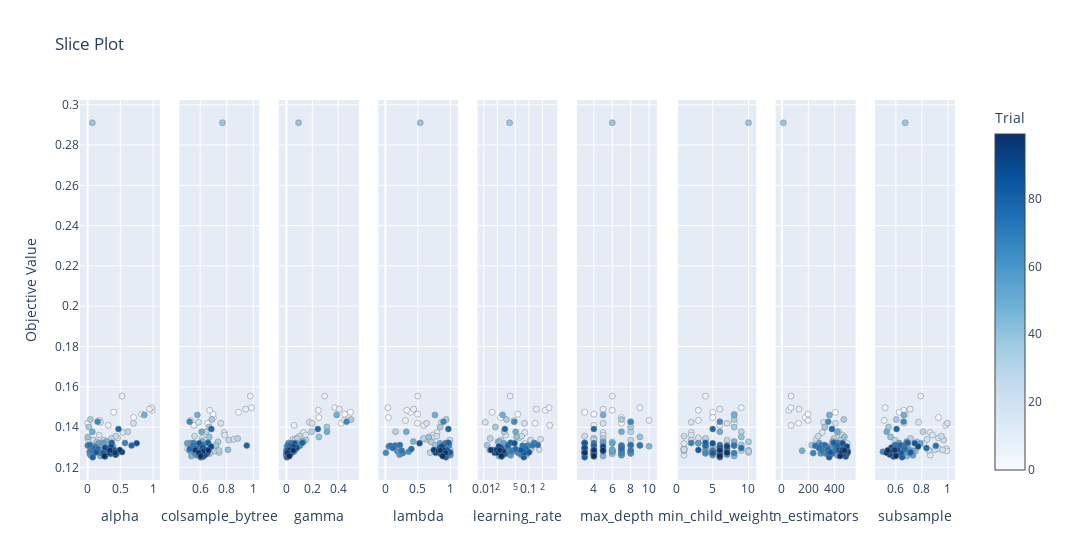

Notebook cell for this chart:
### Markdown cell above
Ce diagramme, ainsi que le diagramme suivant, permettent de voir comment diverses combinaisons de paramètres ont été testées, et les résultats obtenus. Dans le diagramme ci-dessus, on peut voir la relation entre `n_estimators` et `max_depth`, avec une troisième dimension incluse sous la forme de la couleur, qui représente le score RMSE obtenu pour la combinaison en question. Plus l'arrière-plan est sombre, meilleures sont les performances. On peut voir qu'Optuna s'est rapidement concentré sur les valeurs offrant les meilleures performances.

Ce genre de diagramme est utilisé pour affiner les études Optuna. Si les meilleures combinaisons de paramètres sont constamment sur les limites définies initialement, il peut être une bonne idée de changer ces limites.

### Code cell
from optuna.visualization import plot_slice
plot_slice(study_xgbregressor)
